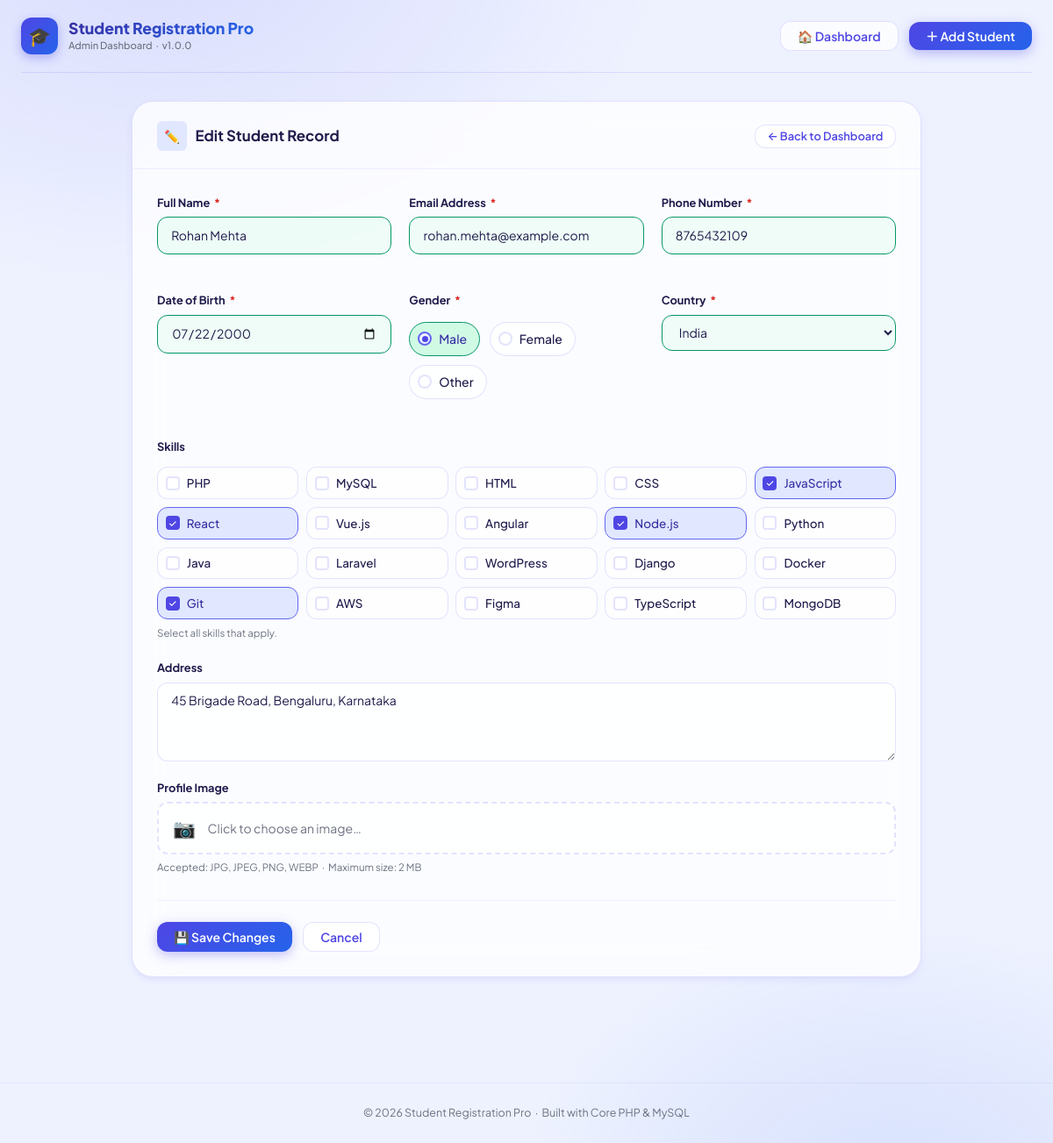
The app's page /?action=edit&id=2 with its own data.
### tables this page shows
CREATE TABLE `students` (
    `id`            INT(11)       UNSIGNED NOT NULL AUTO_INCREMENT,
    `full_name`     VARCHAR(120)  NOT NULL,
    `email`         VARCHAR(180)  NOT NULL,
    `phone`         VARCHAR(15)   NOT NULL,
    `gender`        ENUM('Male','Female','Other') NOT NULL,
    `date_of_birth` DATE          NOT NULL,
    `country`       VARCHAR(80)   NOT NULL,
    `skills`        TEXT          DEFAULT NULL,
    `address`       TEXT          DEFAULT NULL,
    `profile_image` VARCHAR(255)  DEFAULT NULL,
    `created_at`    TIMESTAMP     NOT NULL DEFAULT CURRENT_TIMESTAMP,
    `updated_at`    TIMESTAMP     NOT NULL DEFAULT CURRENT_TIMESTAMP ON UPDATE CURRENT_TIMESTAMP,

    PRIMARY KEY (`id`),
    UNIQUE  KEY `uq_email`       (`email`),
    INDEX       `idx_full_name`  (`full_name`),
    INDEX       `idx_country`    (`country`),
    INDEX       `idx_gender`     (`gender`),
    INDEX       `idx_created_at` (`created_at`)
);

### index.php (called while the page is built, shortened)
<?php
require_once __DIR__ . '/config/helpers.php';
spl_autoload_register(function (string $class): void {
    $locations = [
        __DIR__ . '/classes/'     . $class . '.php',
        __DIR__ . '/controllers/' . $class . '.php',
    ];
    foreach ($locations as $file) {
        if (is_file($file)) {
            return;
        }
    }
});
$controller = new StudentController();
$controller->handleRequest();

### classes/Database.php (called while the page is built, shortened)
<?php
class Database
{
    private static ?Database $instance = null;
    private PDO $connection;
    private function __construct()
    {
        $dsn = sprintf(
            'mysql:host=%s;dbname=%s;charset=%s',
            DB_HOST,
            DB_NAME,
            DB_CHARSET
        );
        $options = [
            PDO::ATTR_ERRMODE            => PDO::ERRMODE_EXCEPTION,
            PDO::ATTR_DEFAULT_FETCH_MODE => PDO::FETCH_ASSOC,
            PDO::ATTR_EMULATE_PREPARES   => false,
            PDO::MYSQL_ATTR_INIT_COMMAND => "SET NAMES utf8mb4 COLLATE utf8mb4_unicode_ci",
        ];
        try {
            $this->connection = new PDO($dsn, DB_USER, DB_PASS, $options);
        } catch (PDOException $e) {
            error_log('[DB] Connection failed: ' . $e->getMessage());
            http_response_code(500);
            die('<h2 style="font-family:sans-serif;color:#dc2626;padding:2rem;">
                    ⚠️ Database Connection Failed<br>
                    <small style="font-size:.75rem;color:#6b7280;">Check your DB credentials in config/config.php</small>
                </h2>');
        }
    }
    public static function getInstance(): self
    {
        if (self::$instance === null) {
            self::$instance = new self();
        }
        return self::$instance;
    }
    public function getConnection(): PDO
    {
        return $this->connection;
    }
}

### classes/Validator.php (called while the page is built, shortened)
<?php
class Validator
{
    public static function sanitizeInt(mixed $value): int
    {
        return (int) filter_var($value, FILTER_SANITIZE_NUMBER_INT);
    }
}

### classes/Student.php (called while the page is built, shortened)
<?php
class Student
{
    private PDO    $db;
    private string $table = 'students';
    public function __construct()
    {
        $this->db = Database::getInstance()->getConnection();
    }
    public function findById(int $id): ?array
    {
        $stmt = $this->db->prepare(
            "SELECT * FROM `{$this->table}` WHERE id = :id LIMIT 1"
        );
        $stmt->execute([':id' => $id]);
        $row = $stmt->fetch();
        return $row ?: null;
    }
}

### config/helpers.php (called while the page is built, shortened)
<?php
function fval(string $key, array $old, ?array $student): string
{
    $v = $old[$key] ?? $student[$key] ?? '';
    return htmlspecialchars((string)$v, ENT_QUOTES, 'UTF-8');
}
function fcls(string $key, array $errors, array $old): string
{
    return isset($errors[$key]) ? 'invalid' : 'valid';
}

### views/form.php (the view, shortened to what this page needs)
<?php
$availableSkills = [
    'PHP', 'MySQL', 'HTML', 'CSS', 'JavaScript',
    'React', 'Vue.js', 'Angular', 'Node.js', 'Python',
    'Java', 'Laravel', 'WordPress', 'Django', 'Docker',
    'Git', 'AWS', 'Figma', 'TypeScript', 'MongoDB',
];
$countries = [
    'Afghanistan', 'Australia', 'Bangladesh', 'Brazil', 'Canada',
    'China', 'Egypt', 'France', 'Germany', 'Ghana',
    'India', 'Indonesia', 'Iran', 'Iraq', 'Italy',
    'Japan', 'Jordan', 'Kenya', 'Malaysia', 'Mexico',
    'Morocco', 'Myanmar', 'Nepal', 'Netherlands', 'Nigeria',
    'Pakistan', 'Philippines', 'Russia', 'Saudi Arabia', 'Singapore',
    'South Africa', 'South Korea', 'Spain', 'Sri Lanka', 'Sweden',
    'Thailand', 'Turkey', 'Ukraine', 'United Arab Emirates',
    'United Kingdom', 'United States', 'Vietnam', 'Zimbabwe',
];
?>
<section aria-label="<?= $isEdit ? 'Edit Student Form' : 'Student Registration Form' ?>">
<div style="max-width:900px; margin:0 auto;">
<div class="card">
  <div class="card-header">
    <div class="card-title">
      <span class="icon" style="background:var(--clr-indigo-100);" aria-hidden="true">
        <?= $isEdit ? '✏️' : '➕' ?>
      </span>
      <?= $isEdit ? 'Edit Student Record' : 'Register New Student' ?>
    </div>
    <a href="<?= BASE_URL ?>" class="btn btn-secondary btn-sm">← Back to Dashboard</a>
  </div>
  <div class="card-body">
    <form
      id="student-form"
      method="POST"
      action="<?= BASE_URL ?>?action=<?= $isEdit ? 'edit&id=' . (int)($student['id'] ?? 0) : 'add' ?>"
      enctype="multipart/form-data"
      novalidate
    >
      <div class="form-grid">
        <div class="form-group">
          <label class="form-label" for="full_name">
            Full Name <span class="req" aria-label="required">*</span>
          </label>
          <input
            id="full_name"
            type="text"
            name="full_name"
            class="form-control <?= fcls('full_name', $errors, $old ?? []) ?>"
            value="<?= fval('full_name', $old ?? [], $student) ?>"
            placeholder="Enter full name"
            required
            maxlength="120"
            autocomplete="name"
          >
          <div class="form-error" role="alert" aria-live="polite">
          </div>
        </div>
        <div class="form-group">
          <label class="form-label" for="email">
            Email Address <span class="req" aria-label="required">*</span>
          </label>
          <input
            id="email"
            type="email"
            name="email"
            class="form-control <?= fcls('email', $errors, $old ?? []) ?>"
            value="<?= fval('email', $old ?? [], $student) ?>"
            placeholder="Enter email address"
            required
            maxlength="180"
            autocomplete="email"
          >
          <div class="form-error" role="alert" aria-live="polite">
          </div>
        </div>
        <div class="form-group">
          <label class="form-label" for="phone">
            Phone Number <span class="req" aria-label="required">*</span>
          </label>
          <input
            id="phone"
            type="number"
            name="phone"
            class="form-control <?= fcls('phone', $errors, $old ?? []) ?>"
            value="<?= fval('phone', $old ?? [], $student) ?>"
            placeholder="Enter 10-digit phone number"
            required
            min="1000000000"
            max="9999999999"
          >
          <div class="form-error" role="alert" aria-live="polite">
          </div>
        </div>
        <div class="form-group">
          <label class="form-label" for="date_of_birth">
            Date of Birth <span class="req" aria-label="required">*</span>
          </label>
          <input
            id="date_of_birth"
            type="date"
            name="date_of_birth"
            class="form-control <?= fcls('date_of_birth', $errors, $old ?? []) ?>"
            value="<?= fval('date_of_birth', $old ?? [], $student) ?>"
            max="<?= date('Y-m-d') ?>"
            required
          >
          <div class="form-error" role="alert" aria-live="polite">
          </div>
        </div>
        <div class="form-group">
          <fieldset>
            <legend class="form-label">
              Gender <span class="req" aria-label="required">*</span>
            </legend>
            <div class="radio-group <?= isset($errors['gender']) ? 'group-invalid' : (!empty($old ?? []) && !isset($errors['gender']) ? 'group-valid' : '') ?>">
              <?php foreach (['Male', 'Female', 'Other'] as $g): ?>
                <label class="radio-label" for="gender_<?= strtolower($g) ?>">
                  <span class="radio-custom" aria-hidden="true"></span>
                  <?= $g ?>
                </label>
              <?php endforeach; ?>
            </div>
            <div class="form-error" role="alert" aria-live="polite">
            </div>
          </fieldset>
        </div>
        <div class="form-group">
          <label class="form-label" for="country">
            Country <span class="req" aria-label="required">*</span>
          </label>
          <?php $selCountry = fval('country', $old ?? [], $student); ?>
          <select
            id="country"
            name="country"
            class="form-control <?= fcls('country', $errors, $old ?? []) ?>"
            required
          >
            <?php foreach ($countries as $c): ?>
              <option
                value="<?= htmlspecialchars($c, ENT_QUOTES, 'UTF-8') ?>"
                <?= $selCountry === $c ? 'selected' : '' ?>
              >
                <?= htmlspecialchars($c, ENT_QUOTES, 'UTF-8') ?>
              </option>
            <?php endforeach; ?>
          </select>
          <div class="form-error" role="alert" aria-live="polite">
          </div>
        </div>
        <div class="form-group full">
          <fieldset>
            <legend class="form-label">Skills</legend>
            <div class="checkbox-grid">
              <?php foreach ($availableSkills as $skill):
                $checkId  = 'skill_' . htmlspecialchars(
                    strtolower(preg_replace('/[^a-z0-9]/i', '_', $skill)),
                    ENT_QUOTES, 'UTF-8'
                );
              ?>
                <label class="checkbox-label" for="<?= $checkId ?>">
                  <span class="checkbox-custom" aria-hidden="true"></span>
                  <?= htmlspecialchars($skill, ENT_QUOTES, 'UTF-8') ?>
                </label>
              <?php endforeach; ?>
            </div>
            <div class="form-hint">Select all skills that apply.</div>
          </fieldset>
        </div>
        <div class="form-group full">
          <label class="form-label" for="address">Address</label>
          <textarea
            id="address"
            name="address"
            class="form-control"
            placeholder="Enter full address (street, city, state…)"
            rows="3"
            maxlength="1000"
          ><?= fval('address', $old ?? [], $student) ?></textarea>
        </div>
        <div class="form-group full">
          <label class="form-label" for="profile_image">Profile Image</label>
          <label class="file-label" for="profile_image">
            <?php $existingImg = $student['profile_image'] ?? null; ?>
            <span aria-hidden="true" style="font-size:1.3rem;">📷</span>
            <span class="file-name" id="file-name-label">
              <?= $existingImg
                  ? htmlspecialchars(basename($existingImg), ENT_QUOTES, 'UTF-8')
                  : 'Click to choose an image…' ?>
            </span>
          </label>
          <div class="form-hint">
            Accepted: JPG, JPEG, PNG, WEBP &nbsp;·&nbsp; Maximum size: 2 MB
          </div>
        </div>
      </div>
      <div class="form-actions">
        <button type="submit" class="btn btn-primary">
          <?= $isEdit ? '💾 Save Changes' : '✅ Register Student' ?>
        </button>
        <a href="<?= BASE_URL ?>" class="btn btn-secondary">Cancel</a>
      </div>
    </form>
  </div>
</div>
</div>
</section>

### records on screen
students: full_name "Rohan Mehta", email "rohan.mehta@example.com", phone "8765432109", date_of_birth "07/22/2000", country "India", address "45 Brigade Road, Bengaluru, Karnataka"

### other values on screen
APP_NAME "Student Registration Pro"
APP_VERSION "1.0.0"
$g "Male"
$g "Female"
$g "Other"
$skill "PHP"
$skill "MySQL"
$skill "HTML"
$skill "CSS"
$skill "JavaScript"
$skill "React"
$skill "Vue.js"
$skill "Angular"
$skill "Node.js"
$skill "Python"
